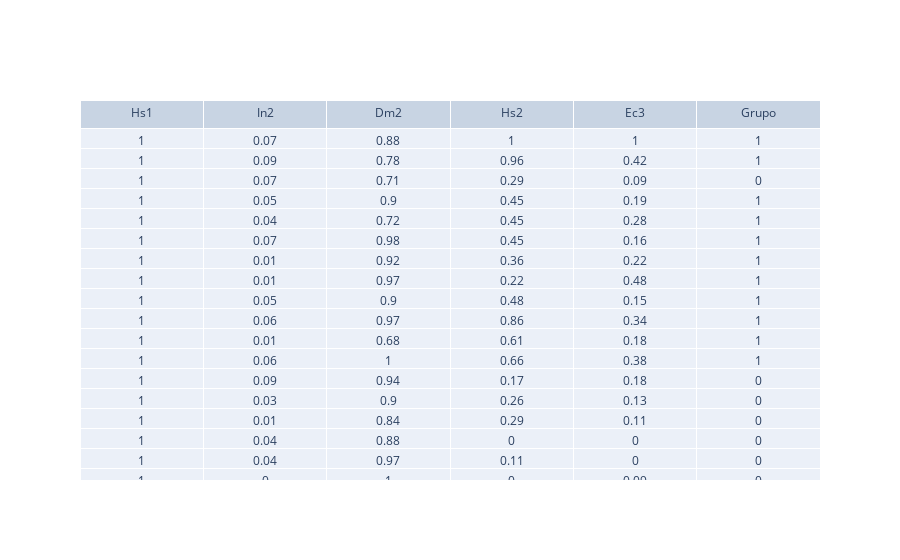

Notebook code cell kept with this figure:
### Code cell
#Tabela com o resultado do agrupamento para as variáveis restantes
fig = go.Figure(data=[go.Table(
    header=dict(values=dfResultadoAnova.columns),
    cells=dict(values=dfResultadoAnova.round(2).values.T))
                     ])
fig.show()

### Figure 1 — Plotly figure (JSON) as saved in the notebook; plotly's stock layout.template omitted (floating-point values rounded to 4 significant figures; data arrays with more than 128 entries replaced by an {"elided": "..."} marker saying what was removed)
{"data": [{"cells": {"values": {"elided": "6x182 float values"}}, "header": {"values": ["Hs1", "In2", "Dm2", "Hs2", "Ec3", "Grupo"]}, "type": "table"}], "layout": {}}
